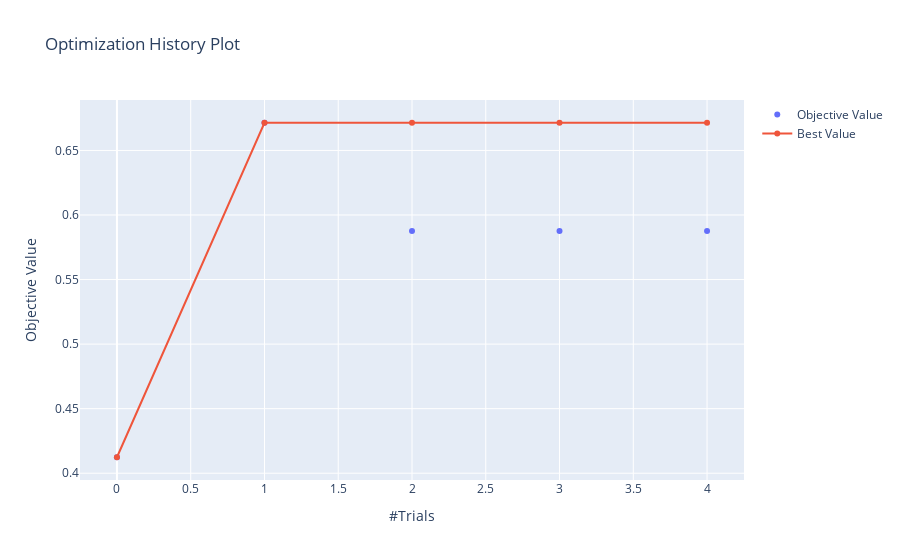

The cell this chart's notebook holds for it:
### Code cell
optuna.visualization.plot_optimization_history(study)

### Figure 1 — Plotly figure (JSON) as saved in the notebook; plotly's stock layout.template omitted (floating-point values rounded to 4 significant figures)
{"data": [{"mode": "markers", "name": "Objective Value", "type": "scatter", "x": [0, 1, 2, 3, 4], "y": [0.4124, 0.6715, 0.5876, 0.5876, 0.5876]}, {"name": "Best Value", "type": "scatter", "x": [0, 1, 2, 3, 4], "y": [0.4124, 0.6715, 0.6715, 0.6715, 0.6715]}], "layout": {"autosize": true, "title": {"text": "Optimization History Plot"}, "xaxis": {"autorange": true, "range": [-0.2562, 4.256], "title": {"text": "#Trials"}, "type": "linear"}, "yaxis": {"autorange": true, "range": [0.391, 0.6928], "title": {"text": "Objective Value"}, "type": "linear"}}}
